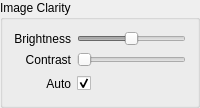
          <widget class="QGroupBox" name="imageGroup">
           <property name="title">
            <string>Image Clarity</string>
           </property>
           <layout class="QGridLayout" name="gridLayout_13">
            <item row="0" column="0">
             <widget class="QLabel" name="brightnessLabel_2">
              <property name="text">
               <string>Brightness</string>
              </property>
              <property name="alignment">
               <set>Qt::AlignRight|Qt::AlignTrailing|Qt::AlignVCenter</set>
              </property>
             </widget>
            </item>
            <item row="1" column="0">
             <widget class="QLabel" name="contastLabel_2">
              <property name="text">
               <string>Contrast</string>
              </property>
              <property name="alignment">
               <set>Qt::AlignRight|Qt::AlignTrailing|Qt::AlignVCenter</set>
              </property>
             </widget>
            </item>
            <item row="0" column="1">
             <widget class="QSlider" name="brightnessRSlider">
              <property name="enabled">
               <bool>false</bool>
              </property>
              <property name="toolTip">
               <string>Modify Brightness</string>
              </property>
              <property name="statusTip">
               <string>Drag the sliderbar to modify the brightness</string>
              </property>
              <property name="minimum">
               <number>0</number>
              </property>
              <property name="maximum">
               <number>255</number>
              </property>
              <property name="value">
               <number>127</number>
              </property>
              <property name="orientation">
               <enum>Qt::Horizontal</enum>
              </property>
             </widget>
            </item>
            <item row="1" column="1">
             <widget class="QSlider" name="contrastRSlider">
              <property name="enabled">
               <bool>false</bool>
              </property>
              <property name="toolTip">
               <string>Modify Contrast</string>
              </property>
              <property name="statusTip">
               <string>Drag the sliderbar to modify the contrast</string>
              </property>
              <property name="maximum">
               <number>255</number>
              </property>
              <property name="value">
               <number>0</number>
              </property>
              <property name="orientation">
               <enum>Qt::Horizontal</enum>
              </property>
             </widget>
            </item>
            <item row="2" column="1">
             <widget class="QCheckBox" name="autoContrast">
              <property name="minimumSize">
               <size>
                <width>0</width>
                <height>21</height>
               </size>
              </property>
              <property name="toolTip">
               <string/>
              </property>
              <property name="statusTip">
               <string>Allow system to control brightness and contrast automatically</string>
              </property>
              <property name="text">
               <string/>
              </property>
              <property name="checked">
               <bool>true</bool>
              </property>
             </widget>
            </item>
            <item row="2" column="0">
             <widget class="QLabel" name="label_13">
              <property name="text">
               <string>Auto</string>
              </property>
              <property name="alignment">
               <set>Qt::AlignRight|Qt::AlignTrailing|Qt::AlignVCenter</set>
              </property>
             </widget>
            </item>
           </layout>
          </widget>
